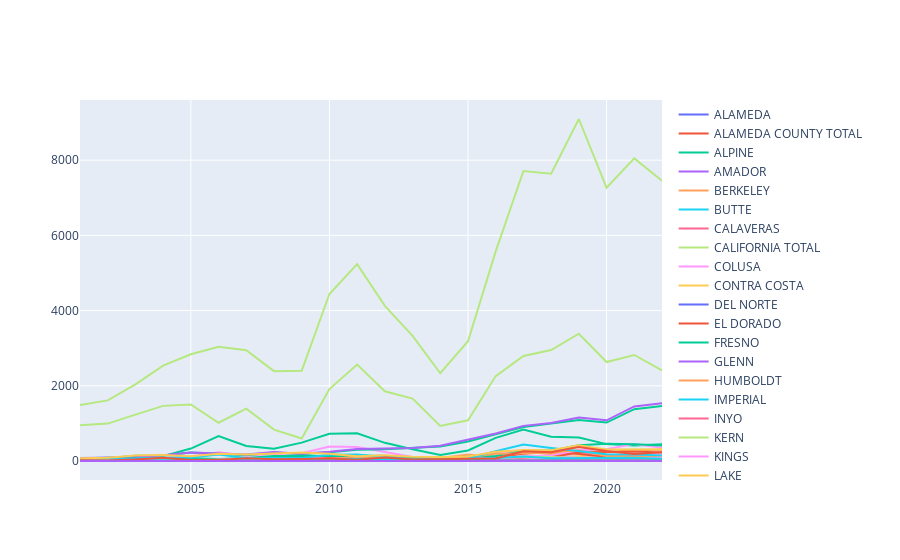

The notebook cell this image was saved under:
### Code cell
## Graph 1
# creating a x y line graph with each county inserted over the span of the years tracking the year and the number of cases

counties = df['County'].unique()

traces = []
for county in counties:
    tmp = df[df['County'] == county]
    trace = go.Scatter(x=df['Year'], y=tmp['Cases'], name=county)
    traces.append(trace)


fig = go.Figure(data=traces)
fig.show()

### Figure 1 — Plotly figure (JSON) as saved in the notebook; plotly's stock layout.template omitted (floating-point values rounded to 4 significant figures; data arrays with more than 128 entries replaced by an {"elided": "..."} marker saying what was removed)
{"data": [{"name": "ALAMEDA", "type": "scatter", "x": {"elided": "1408 int values"}, "y": [7, 2, 9, 12, 11, 30, 26, 27, 12, 20, 23, 21, 28, 24, 38, 48, 66, 75, 96, 67, 98, 76]}, {"name": "ALAMEDA COUNTY TOTAL", "type": "scatter", "x": {"elided": "1408 int values"}, "y": [8, 2, 9, 12, 11, 31, 26, 27, 13, 21, 25, 23, 29, 24, 39, 48, 66, 76, 97, 68, 99, 79]}, {"name": "ALPINE", "type": "scatter", "x": {"elided": "1408 int values"}, "y": [0, 0, 0, 0, 0, 0, 0, 0, 0, 0, 0, 0, 0, 0, 0, 0, 0, 0, 0, 0, 0, 0]}, {"name": "AMADOR", "type": "scatter", "x": {"elided": "1408 int values"}, "y": [0, 0, 0, 2, 1, 4, 2, 3, 2, 2, 3, 1, 0, 0, 4, 0, 1, 7, 5, 7, 3, 5]}, {"name": "BERKELEY", "type": "scatter", "x": {"elided": "1408 int values"}, "y": [1, 0, 0, 0, 0, 1, 0, 0, 1, 1, 2, 2, 1, 0, 1, 0, 0, 1, 1, 1, 1, 3]}, {"name": "BUTTE", "type": "scatter", "x": {"elided": "1408 int values"}, "y": [0, 0, 0, 3, 0, 1, 5, 0, 1, 2, 4, 4, 4, 1, 0, 3, 4, 1, 6, 11, 13, 2]}, {"name": "CALAVERAS", "type": "scatter", "x": {"elided": "1408 int values"}, "y": [0, 0, 1, 0, 0, 0, 0, 0, 0, 0, 1, 2, 3, 1, 1, 1, 0, 1, 3, 8, 1, 2]}, {"name": "CALIFORNIA TOTAL", "type": "scatter", "x": {"elided": "1408 int values"}, "y": [1491, 1612, 2038, 2538, 2838, 3036, 2947, 2390, 2398, 4441, 5234, 4126, 3329, 2334, 3184, 5574, 7713, 7641, 9095, 7267, 8047, 7451]}, {"name": "COLUSA", "type": "scatter", "x": {"elided": "1408 int values"}, "y": [0, 0, 0, 3, 1, 3, 0, 0, 0, 0, 1, 0, 0, 0, 1, 1, 0, 2, 3, 1, 0, 1]}, {"name": "CONTRA COSTA", "type": "scatter", "x": {"elided": "1408 int values"}, "y": [7, 7, 13, 19, 19, 29, 22, 10, 14, 16, 31, 29, 38, 30, 50, 67, 89, 109, 134, 145, 135, 87]}, {"name": "DEL NORTE", "type": "scatter", "x": {"elided": "1408 int values"}, "y": [0, 0, 0, 0, 0, 0, 0, 0, 0, 0, 0, 0, 0, 0, 0, 1, 1, 0, 0, 0, 0, 0]}, {"name": "EL DORADO", "type": "scatter", "x": {"elided": "1408 int values"}, "y": [1, 0, 2, 2, 1, 2, 0, 3, 0, 0, 0, 1, 1, 2, 1, 2, 5, 2, 5, 3, 3, 6]}, {"name": "FRESNO", "type": "scatter", "x": {"elided": "1408 int values"}, "y": [55, 73, 142, 130, 331, 665, 400, 323, 489, 724, 735, 483, 314, 163, 280, 614, 834, 644, 625, 449, 410, 448]}, {"name": "GLENN", "type": "scatter", "x": {"elided": "1408 int values"}, "y": [0, 2, 0, 1, 0, 1, 0, 0, 0, 0, 0, 0, 0, 0, 0, 0, 2, 0, 2, 1, 3, 2]}, {"name": "HUMBOLDT", "type": "scatter", "x": {"elided": "1408 int values"}, "y": [0, 0, 1, 0, 0, 0, 2, 0, 0, 0, 1, 1, 0, 0, 1, 0, 2, 0, 2, 2, 2, 3]}, {"name": "IMPERIAL", "type": "scatter", "x": {"elided": "1408 int values"}, "y": [0, 0, 1, 4, 1, 4, 11, 7, 9, 4, 5, 12, 5, 2, 2, 11, 15, 19, 17, 5, 1, 20]}, {"name": "INYO", "type": "scatter", "x": {"elided": "1408 int values"}, "y": [0, 0, 0, 0, 0, 1, 0, 0, 0, 0, 0, 0, 0, 1, 0, 0, 0, 0, 0, 1, 3, 1]}, {"name": "KERN", "type": "scatter", "x": {"elided": "1408 int values"}, "y": [948, 994, 1233, 1466, 1505, 1018, 1393, 835, 597, 1913, 2565, 1854, 1659, 931, 1083, 2258, 2793, 2951, 3385, 2631, 2819, 2407]}, {"name": "KINGS", "type": "scatter", "x": {"elided": "1408 int values"}, "y": [37, 46, 51, 73, 128, 233, 138, 185, 204, 386, 375, 242, 108, 78, 104, 235, 273, 173, 220, 157, 168, 168]}, {"name": "LAKE", "type": "scatter", "x": {"elided": "1408 int values"}, "y": [0, 0, 0, 1, 0, 0, 0, 0, 1, 1, 0, 0, 0, 0, 0, 2, 2, 1, 2, 2, 0, 0]}, {"name": "LASSEN", "type": "scatter", "x": {"elided": "1408 int values"}, "y": [2, 0, 2, 4, 0, 1, 1, 0, 0, 0, 0, 0, 0, 0, 9, 6, 0, 1, 0, 1, 0, 1]}, {"name": "LONG BEACH", "type": "scatter", "x": {"elided": "1408 int values"}, "y": [3, 5, 4, 1, 2, 4, 15, 16, 8, 12, 13, 21, 8, 19, 36, 15, 19, 12, 57, 55, 53, 66]}, {"name": "LOS ANGELES", "type": "scatter", "x": {"elided": "1408 int values"}, "y": [76, 88, 98, 148, 224, 192, 156, 224, 184, 230, 302, 312, 338, 383, 521, 714, 906, 996, 1093, 1023, 1378, 1461]}, {"name": "LOS ANGELES COUNTY TOTAL", "type": "scatter", "x": {"elided": "1408 int values"}, "y": [79, 94, 103, 150, 226, 197, 172, 242, 194, 245, 316, 335, 347, 403, 558, 731, 934, 1013, 1154, 1081, 1450, 1536]}, {"name": "MADERA", "type": "scatter", "x": {"elided": "1408 int values"}, "y": [7, 18, 11, 27, 26, 30, 30, 21, 26, 33, 44, 24, 46, 35, 54, 49, 64, 58, 64, 22, 38, 51]}, {"name": "MARIN", "type": "scatter", "x": {"elided": "1408 int values"}, "y": [0, 1, 1, 2, 2, 0, 0, 1, 2, 4, 3, 1, 6, 2, 1, 2, 4, 5, 5, 6, 4, 2]}, {"name": "MARIPOSA", "type": "scatter", "x": {"elided": "1408 int values"}, "y": [0, 0, 0, 0, 0, 0, 0, 0, 0, 0, 0, 0, 0, 0, 2, 3, 3, 1, 2, 1, 2, 1]}, {"name": "MENDOCINO", "type": "scatter", "x": {"elided": "1408 int values"}, "y": [0, 0, 1, 1, 0, 0, 1, 0, 0, 0, 1, 0, 1, 0, 1, 0, 1, 0, 3, 2, 1, 3]}, {"name": "MERCED", "type": "scatter", "x": {"elided": "1408 int values"}, "y": [6, 15, 17, 11, 17, 11, 11, 14, 18, 57, 53, 62, 54, 54, 91, 81, 107, 137, 106, 79, 81, 69]}, {"name": "MODOC", "type": "scatter", "x": {"elided": "1408 int values"}, "y": [0, 0, 0, 0, 0, 0, 0, 0, 0, 0, 0, 0, 0, 0, 0, 0, 0, 0, 0, 0, 0, 0]}, {"name": "MONO", "type": "scatter", "x": {"elided": "1408 int values"}, "y": [0, 0, 1, 0, 0, 0, 1, 0, 0, 0, 0, 0, 0, 0, 0, 0, 0, 1, 0, 0, 2, 0]}, {"name": "MONTEREY", "type": "scatter", "x": {"elided": "1408 int values"}, "y": [12, 8, 6, 18, 29, 49, 33, 29, 39, 56, 67, 76, 69, 24, 38, 79, 191, 238, 188, 116, 120, 113]}, {"name": "NAPA", "type": "scatter", "x": {"elided": "1408 int values"}, "y": [0, 0, 1, 0, 0, 3, 1, 0, 1, 1, 1, 3, 0, 0, 0, 2, 1, 1, 4, 1, 5, 1]}, {"name": "NEVADA", "type": "scatter", "x": {"elided": "1408 int values"}, "y": [0, 0, 0, 0, 0, 1, 0, 1, 2, 1, 1, 2, 0, 0, 0, 0, 0, 1, 0, 4, 1, 1]}, {"name": "ORANGE", "type": "scatter", "x": {"elided": "1408 int values"}, "y": [27, 24, 24, 33, 39, 43, 36, 43, 71, 39, 83, 115, 72, 77, 172, 109, 230, 195, 287, 240, 284, 297]}, {"name": "PASADENA", "type": "scatter", "x": {"elided": "1408 int values"}, "y": [0, 1, 1, 1, 0, 1, 1, 2, 2, 3, 1, 2, 1, 1, 1, 2, 9, 5, 4, 3, 19, 9]}, {"name": "PLACER", "type": "scatter", "x": {"elided": "1408 int values"}, "y": [0, 1, 1, 2, 1, 4, 1, 1, 2, 1, 2, 7, 3, 0, 5, 3, 2, 3, 12, 10, 9, 9]}, {"name": "PLUMAS", "type": "scatter", "x": {"elided": "1408 int values"}, "y": [0, 1, 0, 0, 0, 0, 0, 0, 1, 0, 1, 0, 2, 1, 0, 0, 0, 2, 0, 0, 0, 0]}, {"name": "RIVERSIDE", "type": "scatter", "x": {"elided": "1408 int values"}, "y": [30, 28, 26, 49, 50, 55, 47, 46, 76, 83, 72, 56, 34, 38, 57, 64, 135, 142, 290, 313, 455, 349]}, {"name": "SACRAMENTO", "type": "scatter", "x": {"elided": "1408 int values"}, "y": [5, 8, 9, 13, 12, 12, 15, 6, 3, 15, 41, 5, 9, 18, 23, 27, 41, 43, 103, 57, 81, 54]}, {"name": "SAN BENITO", "type": "scatter", "x": {"elided": "1408 int values"}, "y": [1, 0, 2, 2, 1, 4, 0, 1, 0, 1, 2, 0, 1, 1, 0, 3, 4, 3, 5, 2, 10, 2]}, {"name": "SAN BERNARDINO", "type": "scatter", "x": {"elided": "1408 int values"}, "y": [13, 17, 15, 27, 35, 33, 24, 23, 38, 71, 50, 59, 49, 33, 29, 38, 88, 97, 229, 233, 250, 229]}, {"name": "SAN DIEGO", "type": "scatter", "x": {"elided": "1408 int values"}, "y": [57, 59, 55, 62, 73, 53, 82, 136, 135, 137, 148, 139, 93, 88, 113, 132, 274, 276, 417, 461, 448, 415]}, {"name": "SAN FRANCISCO", "type": "scatter", "x": {"elided": "1408 int values"}, "y": [3, 0, 3, 6, 3, 7, 7, 0, 0, 4, 9, 3, 18, 4, 13, 7, 14, 12, 25, 18, 29, 18]}, {"name": "SAN JOAQUIN", "type": "scatter", "x": {"elided": "1408 int values"}, "y": [11, 20, 17, 28, 26, 39, 47, 34, 28, 55, 111, 73, 51, 61, 97, 191, 204, 242, 281, 134, 117, 104]}, {"name": "SAN LUIS OBISPO", "type": "scatter", "x": {"elided": "1408 int values"}, "y": [45, 46, 68, 94, 90, 174, 83, 81, 78, 164, 172, 108, 53, 27, 65, 259, 439, 347, 268, 178, 173, 144]}, {"name": "SAN MATEO", "type": "scatter", "x": {"elided": "1408 int values"}, "y": [3, 10, 0, 5, 4, 7, 8, 6, 6, 6, 9, 16, 10, 3, 5, 4, 18, 16, 27, 17, 22, 22]}, {"name": "SANTA BARBARA", "type": "scatter", "x": {"elided": "1408 int values"}, "y": [10, 11, 8, 13, 25, 26, 16, 11, 18, 36, 19, 24, 23, 15, 25, 62, 115, 107, 75, 62, 66, 41]}, {"name": "SANTA CLARA", "type": "scatter", "x": {"elided": "1408 int values"}, "y": [12, 7, 6, 9, 6, 30, 51, 22, 16, 29, 29, 26, 17, 12, 17, 39, 40, 77, 78, 44, 65, 84]}, {"name": "SANTA CRUZ", "type": "scatter", "x": {"elided": "1408 int values"}, "y": [1, 1, 0, 0, 1, 2, 4, 2, 3, 5, 3, 10, 5, 3, 1, 9, 9, 14, 21, 3, 17, 16]}, {"name": "SHASTA", "type": "scatter", "x": {"elided": "1408 int values"}, "y": [3, 0, 0, 0, 0, 0, 0, 0, 2, 1, 2, 0, 0, 1, 0, 2, 0, 0, 0, 1, 0, 0]}, {"name": "SIERRA", "type": "scatter", "x": {"elided": "1408 int values"}, "y": [0, 0, 0, 0, 0, 0, 0, 0, 0, 0, 0, 0, 0, 0, 0, 0, 0, 0, 0, 0, 0, 0]}, {"name": "SISKIYOU", "type": "scatter", "x": {"elided": "1408 int values"}, "y": [0, 0, 0, 0, 1, 0, 1, 0, 1, 0, 0, 0, 1, 0, 0, 2, 2, 0, 1, 2, 0, 1]}, {"name": "SOLANO", "type": "scatter", "x": {"elided": "1408 int values"}, "y": [3, 0, 0, 1, 2, 11, 6, 11, 2, 10, 15, 8, 6, 5, 19, 16, 18, 17, 34, 22, 34, 27]}, {"name": "SONOMA", "type": "scatter", "x": {"elided": "1408 int values"}, "y": [0, 0, 3, 0, 1, 0, 2, 0, 0, 1, 4, 4, 1, 5, 1, 2, 3, 3, 12, 7, 20, 10]}, {"name": "STANISLAUS", "type": "scatter", "x": {"elided": "1408 int values"}, "y": [4, 16, 16, 17, 15, 19, 19, 15, 18, 52, 58, 62, 39, 36, 48, 81, 122, 76, 81, 67, 86, 63]}, {"name": "SUTTER", "type": "scatter", "x": {"elided": "1408 int values"}, "y": [1, 1, 0, 0, 2, 1, 0, 0, 0, 1, 1, 1, 1, 0, 0, 1, 3, 0, 4, 1, 1, 0]}, {"name": "TEHAMA", "type": "scatter", "x": {"elided": "1408 int values"}, "y": [2, 0, 0, 0, 0, 0, 0, 0, 0, 0, 0, 1, 1, 1, 0, 1, 0, 1, 2, 3, 2, 1]}, {"name": "TRINITY", "type": "scatter", "x": {"elided": "1408 int values"}, "y": [0, 0, 0, 0, 0, 0, 0, 0, 1, 0, 0, 0, 0, 0, 0, 0, 0, 1, 0, 0, 0, 0]}, {"name": "TULARE", "type": "scatter", "x": {"elided": "1408 int values"}, "y": [74, 89, 143, 158, 125, 196, 172, 201, 229, 194, 129, 155, 116, 109, 121, 249, 290, 287, 418, 309, 317, 312]}, {"name": "TUOLUMNE", "type": "scatter", "x": {"elided": "1408 int values"}, "y": [2, 1, 1, 3, 0, 6, 3, 0, 3, 1, 3, 6, 0, 0, 1, 6, 6, 2, 1, 2, 1, 2]}, {"name": "VENTURA", "type": "scatter", "x": {"elided": "1408 int values"}, "y": [21, 10, 43, 84, 26, 28, 73, 46, 51, 64, 34, 90, 39, 42, 48, 65, 257, 231, 371, 266, 186, 235]}, {"name": "YOLO", "type": "scatter", "x": {"elided": "1408 int values"}, "y": [1, 2, 2, 3, 1, 2, 1, 2, 4, 5, 4, 3, 0, 3, 4, 6, 4, 3, 16, 9, 8, 5]}, {"name": "YUBA", "type": "scatter", "x": {"elided": "1408 int values"}, "y": [0, 0, 0, 0, 1, 0, 0, 2, 0, 0, 1, 0, 1, 0, 0, 0, 3, 2, 5, 2, 2, 2]}], "layout": {}}
